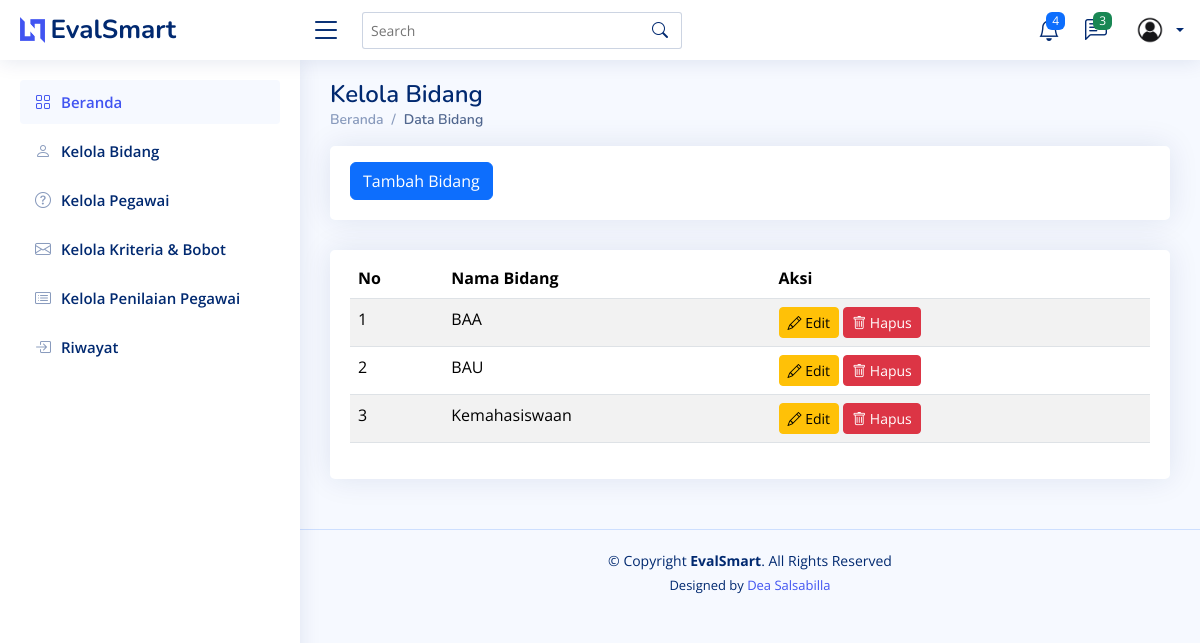
Page /bidang/ on the earlier database version.
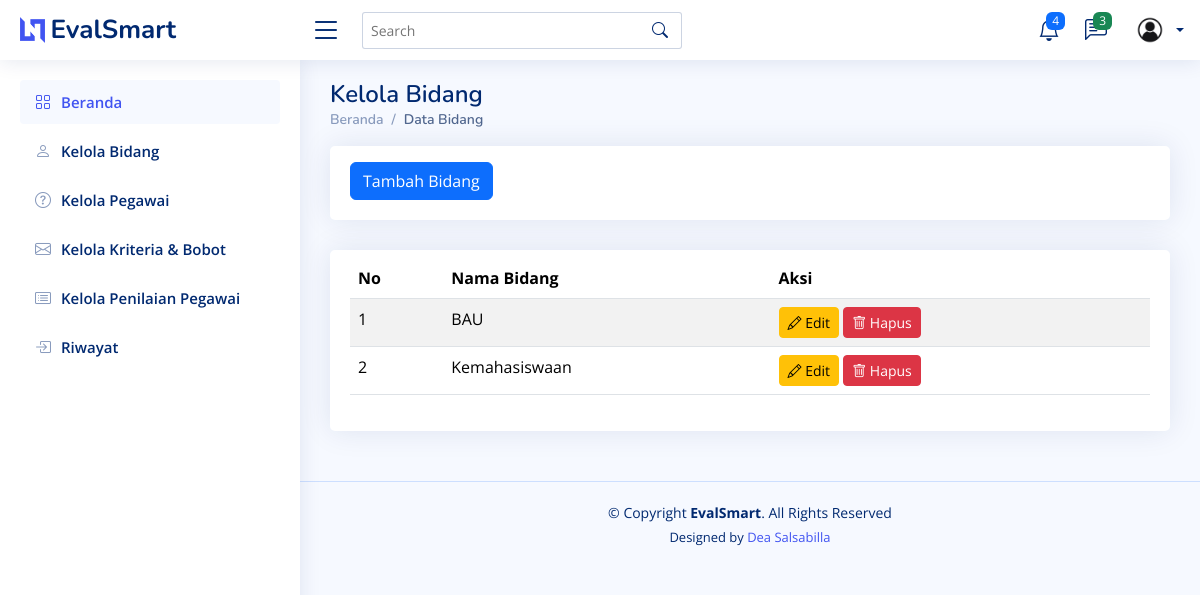
Same page on the later database version.
### testing/models.py (models this page shows, shortened)
class Bidang(models.Model):
    id = models.AutoField(primary_key=True)
    nama = models.CharField(max_length=255)
    class Meta:
        verbose_name_plural = "Bidang"
        ordering = ['id']

### testing/views.py (the view)
# urls.py: path("bidang/", views.bidang, name="bidang"),
def bidang(request):
    bidangs = Bidang.objects.all()
    return render(request, 'bidang.html', {'bidangs': bidangs})

### testing/templates/bidang.html (shortened to what this page needs)
<!DOCTYPE html>
<html lang="en">
  <head>
    {% load static %}
    <link href="{% static 'assets/vendor/bootstrap/css/bootstrap.min.css' %}" rel="stylesheet" />
    <link href="{% static 'assets/vendor/bootstrap-icons/bootstrap-icons.css' %}" rel="stylesheet" />
    <link href="{% static 'assets/vendor/boxicons/css/boxicons.min.css' %}" rel="stylesheet" />
    <link href="{% static 'assets/vendor/quill/quill.snow.css' %}" rel="stylesheet" />
    <link href="{% static 'assets/vendor/quill/quill.bubble.css' %}" rel="stylesheet" />
    <link href="{% static 'assets/vendor/remixicon/remixicon.css' %}" rel="stylesheet" />
    <link href="{% static 'assets/vendor/simple-datatables/style.css' %}" rel="stylesheet" />
    <link href="{% static 'assets/css/style.css' %}" rel="stylesheet" />
  </head>
  <body>
    {% include 'partials/header.html' %}
    {% include 'partials/sidebar.html' %}
    <main id="main" class="main">
      <div class="pagetitle">
        <h1>Kelola Bidang</h1>
        <nav>
          <ol class="breadcrumb">
            <li class="breadcrumb-item">
              <a href="{% url 'home' %}">Beranda</a>
            </li>
            <li class="breadcrumb-item active">Data Bidang</li>
          </ol>
        </nav>
      </div>
      <div class="row">
        <div class="col-lg-12">
          <div class="card">
            <div class="card-body">
              <button class="btn btn-primary mt-3"><a href="{% url 'tambahBidang' %}" style="color: white; text-decoration: none;">Tambah Bidang</a></button>
            </div>
          </div>
        </div>
      </div>
      <section class="section">
        <div class="row">
          <div class="col-lg-12">
            <div class="card">
              <div class="card-body">
                <table class="table table-striped mt-2">
                  <thead>
                    <tr>
                      <th scope="col">No</th>
                      <th scope="col">Nama Bidang</th>
                      <th scope="col">Aksi</th>
                    </tr>
                  </thead>
                  <tbody>
                    {% for bidang in bidangs %}
                      <tr>
                        <td>{{ forloop.counter }}</td>
                        <td>{{ bidang.nama }}</td>
                        <td>
                          <a href="{% url 'edit_bidang' bidang.id %}" class="btn btn-warning btn-sm"><i class="bi bi-pencil"></i> Edit</a>
                          <form action="{% url 'delete_bidang' bidang.id %}" method="post" style="display:inline;">
                            <button type="submit" class="btn btn-danger btn-sm" onclick="return confirm('Apakah Anda yakin ingin menghapus bidang ini?');"><i class="bi bi-trash"></i> Hapus</button>
                          </form>
                        </td>
                      </tr>
                    {% empty %}
                      <tr>
                        <td colspan="3" class="text-center">Tidak ada data</td>
                      </tr>
                    {% endfor %}
                  </tbody>
                </table>
              </div>
            </div>
          </div>
        </div>
      </section>
    </main>
    {% include 'partials/footer.html' %}
  </body>
</html>

Differences in the rows shown:
removed Bidang: nama "BAA"
